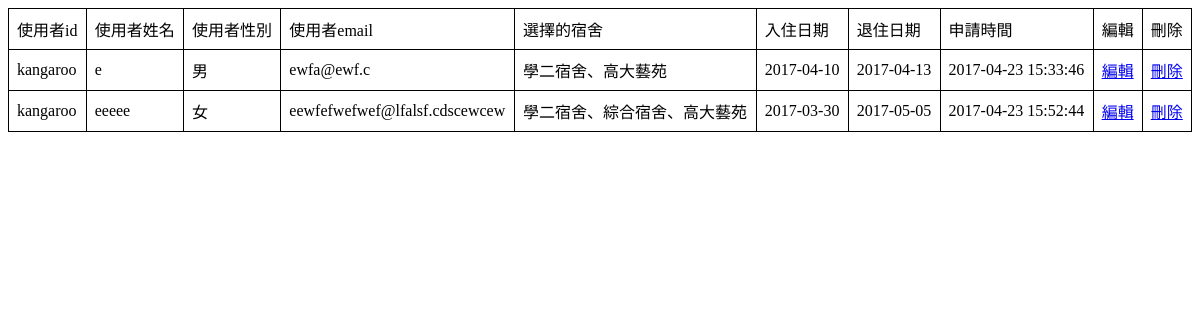
Screenshot of /Admin.php (signed in) with the database file from the repository.
### tables this page shows
CREATE TABLE `dorm` (
  `did` int(11) NOT NULL,
  `uid` varchar(100) NOT NULL,
  `name` text NOT NULL,
  `gender` text NOT NULL,
  `email` varchar(100) NOT NULL,
  `dorm` varchar(100) NOT NULL,
  `checkin` date NOT NULL,
  `checkout` date NOT NULL,
  `applydate` datetime NOT NULL
);

### Admin.php (the view, shortened to what this page needs)
<!DOCTYPE html>
<html>
<head>
	<link rel="stylesheet" href="style.css">
</head>
<body>
	<?php
		include "connection.php";
		$sql = "SELECT * FROM dorm";
		$result = mysqli_query($link, $sql);
	?>
	<div class="wrapper_result">
		<table>
			<tr>
				<td>使用者id</td>
				<td>使用者姓名</td>
				<td>使用者性別</td>
				<td>使用者email</td>
				<td>選擇的宿舍</td>
				<td>入住日期</td>
				<td>退住日期</td>
				<td>申請時間</td>
				<td>編輯</td>
				<td>刪除</td>
			</tr>
			<?php while($row = mysqli_fetch_assoc($result)){
				$gender = '';
				switch($row['gender']){
					case 'male':
						$gender = '男';
						break;
					case 'female':
						$gender = '女';
						break;
				}
				$ddorm = json_decode($row['dorm']);
				$dorm = [];
				foreach($ddorm as $d){
					switch($d){
						case 'dorm2':
							array_push($dorm, '學二宿舍');
							break;
						case 'dorm0':
							array_push($dorm, '綜合宿舍');
							break;
						case 'dormnuk':
							array_push($dorm, '高大藝苑');
							break;
					}
				}
				$dorm = join('、', $dorm);
				echo '<tr>';
				echo '<td>' . $row['uid'] . '</td>';
				echo '<td>' . $row['name'] . '</td>';
				echo '<td>' . $gender . '</td>';
				echo '<td>' . $row['email'] . '</td>';
				echo '<td>' . $dorm . '</td>';
				echo '<td>' . $row['checkin'] . '</td>';
				echo '<td>' . $row['checkout'] . '</td>';
				echo '<td>' . $row['applydate'] . '</td>';
				echo '<td><a href="edit.php?id='.$row['did'].'">編輯</a></td>';
				echo '<td><a href="del.php?id='.$row['did'].'">刪除</a></td>';
				echo '</tr>';
			};
			?>
		</table>
	</div>
</body>
</html>

### style.css (style rules this page uses)
.wrapper_result { margin: 0 auto; }
table { width: 100%; border: 1px solid black; border-collapse: collapse; }
td { border: 1px solid black; padding: .5rem; }

### rows the page displays
dorm: uid "kangaroo", name "e", gender "男", email "ewfa@ewf.c", dorm "學二宿舍、高大藝苑", checkin "2017-04-10", checkout "2017-04-13", applydate "2017-04-23 15:33:46"
dorm: uid "kangaroo", name "eeeee", gender "女", email "eewfefwefwef@lfalsf.cdscewcew", dorm "學二宿舍、綜合宿舍、高大藝苑", checkin "2017-03-30", checkout "2017-05-05", applydate "2017-04-23 15:52:44"
